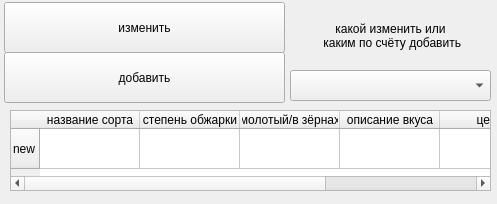
<?xml version="1.0" encoding="UTF-8"?>
<ui version="4.0">
 <class>Form</class>
 <widget class="QWidget" name="Form">
  <property name="geometry">
   <rect>
    <x>0</x>
    <y>0</y>
    <width>497</width>
    <height>204</height>
   </rect>
  </property>
  <property name="windowTitle">
   <string>Form</string>
  </property>
  <widget class="QPushButton" name="change">
   <property name="geometry">
    <rect>
     <x>4</x>
     <y>2</y>
     <width>281</width>
     <height>51</height>
    </rect>
   </property>
   <property name="text">
    <string>изменить</string>
   </property>
  </widget>
  <widget class="QPushButton" name="add">
   <property name="geometry">
    <rect>
     <x>4</x>
     <y>52</y>
     <width>281</width>
     <height>51</height>
    </rect>
   </property>
   <property name="text">
    <string>добавить</string>
   </property>
  </widget>
  <widget class="QTableWidget" name="tableWidget">
   <property name="geometry">
    <rect>
     <x>10</x>
     <y>110</y>
     <width>481</width>
     <height>81</height>
    </rect>
   </property>
   <attribute name="horizontalHeaderCascadingSectionResizes">
    <bool>false</bool>
   </attribute>
   <attribute name="verticalHeaderDefaultSectionSize">
    <number>40</number>
   </attribute>
   <row>
    <property name="text">
     <string>new</string>
    </property>
   </row>
   <column>
    <property name="text">
     <string>название сорта</string>
    </property>
   </column>
   <column>
    <property name="text">
     <string>степень обжарки</string>
    </property>
   </column>
   <column>
    <property name="text">
     <string>молотый/в зёрнах</string>
    </property>
   </column>
   <column>
    <property name="text">
     <string>описание вкуса</string>
    </property>
   </column>
   <column>
    <property name="text">
     <string>цена</string>
    </property>
   </column>
   <column>
    <property name="text">
     <string>объём упаковки в граммах</string>
    </property>
   </column>
   <item row="0" column="0">
    <property name="text">
     <string/>
    </property>
   </item>
  </widget>
  <widget class="QComboBox" name="comboBox">
   <property name="geometry">
    <rect>
     <x>290</x>
     <y>70</y>
     <width>201</width>
     <height>31</height>
    </rect>
   </property>
  </widget>
  <widget class="QLabel" name="label">
   <property name="geometry">
    <rect>
     <x>290</x>
     <y>10</y>
     <width>201</width>
     <height>51</height>
    </rect>
   </property>
   <property name="text">
    <string>какой изменить или
 каким по счёту добавить</string>
   </property>
   <property name="alignment">
    <set>Qt::AlignCenter</set>
   </property>
  </widget>
 </widget>
 <resources/>
 <connections/>
</ui>
